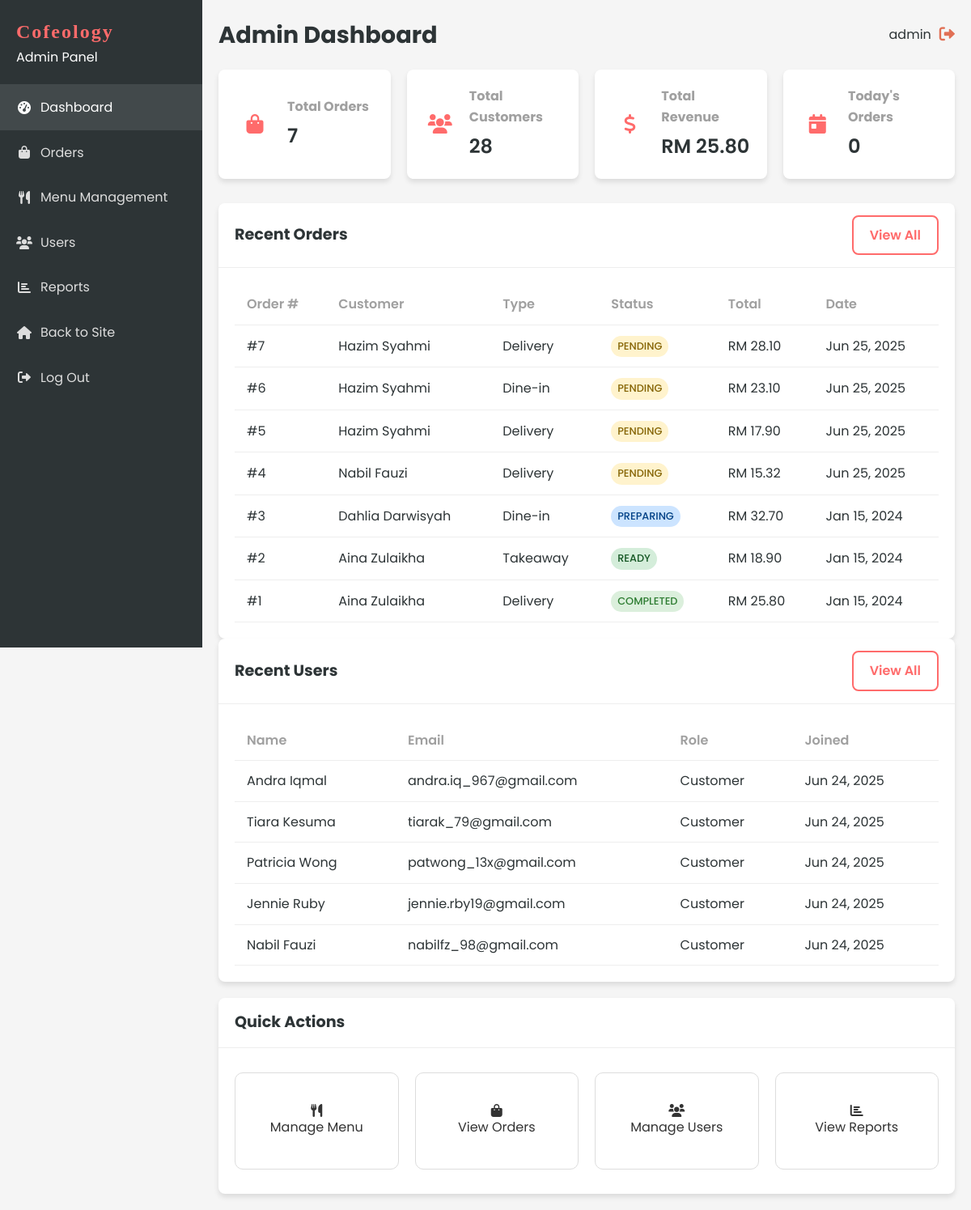
The page /admin/dashboard.php (signed in) on the database as committed earlier.
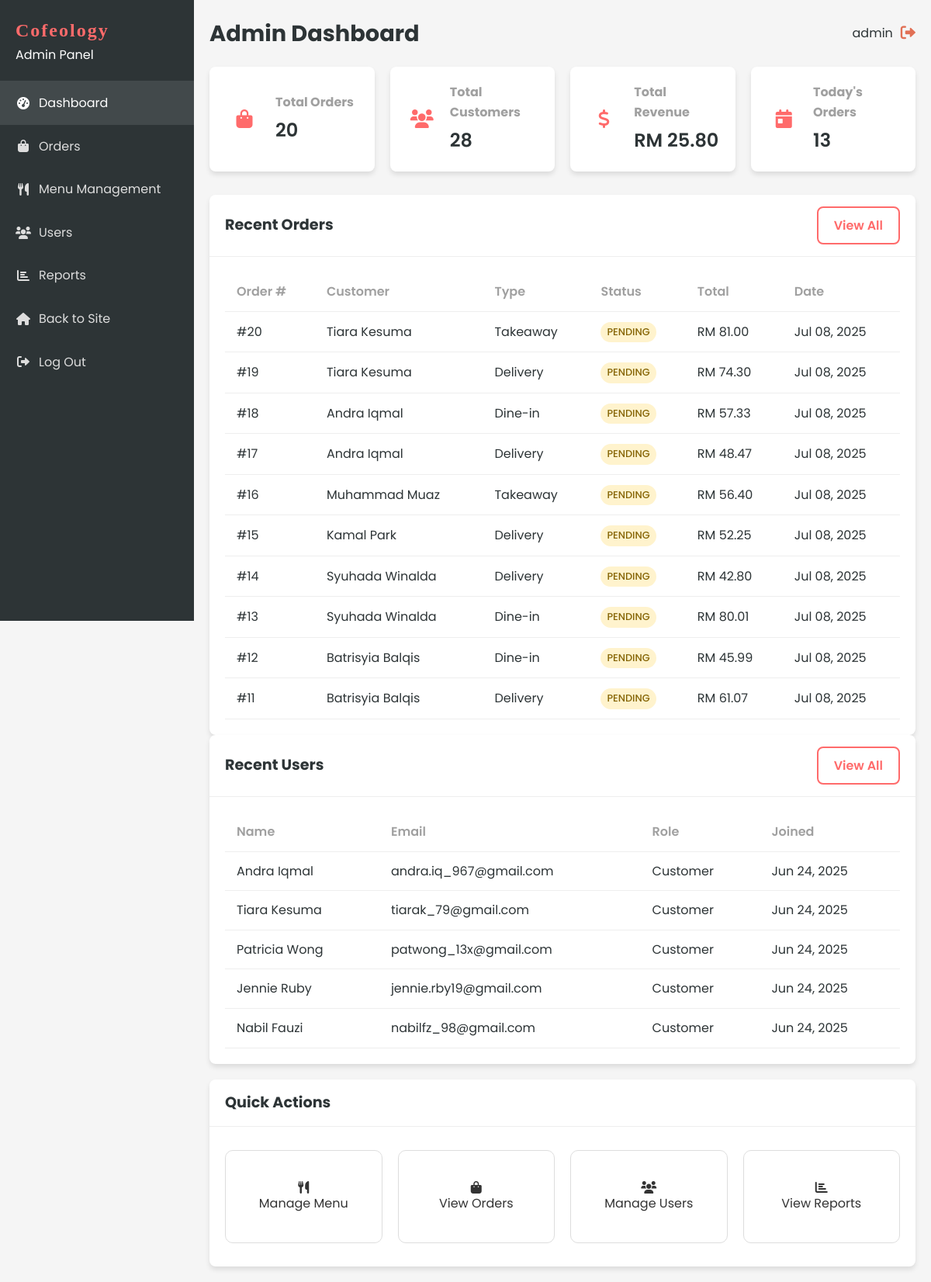
The same page on the database as committed later.
### tables this page shows
CREATE TABLE `order` (
  `ORDER_ID` int(11) NOT NULL,
  `ORDER_NUMBER` varchar(20) NOT NULL,
  `ORDER_TIME` time NOT NULL,
  `ORDER_DATE` date NOT NULL,
  `ORDER_TYPE` enum('delivery','takeaway','dine-in') NOT NULL,
  `ORDER_STATUS` enum('pending','preparing','ready','out_for_delivery','completed','cancelled') DEFAULT 'pending',
  `TOT_AMOUNT` decimal(10,2) NOT NULL,
  `DELIVERY_ADDRESS` text DEFAULT NULL,
  `PAYMENT_METHOD` varchar(50) DEFAULT NULL,
  `PAYMENT_STATUS` enum('pending','completed','failed') DEFAULT 'pending',
  `CUST_ID` int(11) NOT NULL,
  `STAFF_ID` int(11) DEFAULT NULL,
  `special_instructions` text DEFAULT NULL,
  `pickup_time` datetime DEFAULT NULL,
  `created_at` timestamp NOT NULL DEFAULT current_timestamp(),
  `updated_at` timestamp NOT NULL DEFAULT current_timestamp() ON UPDATE current_timestamp()
);

CREATE TABLE `customer` (
  `CUST_ID` int(11) NOT NULL,
  `CUSTOMER_ID` varchar(20) NOT NULL,
  `CUST_NAME` varchar(100) NOT NULL,
  `CUST_NPHONE` varchar(20) NOT NULL,
  `CUST_EMAIL` varchar(100) NOT NULL,
  `CUST_PASSWORD` varchar(255) NOT NULL,
  `MEMBERSHIP` enum('basic','premium','vip') DEFAULT 'basic',
  `created_at` timestamp NOT NULL DEFAULT current_timestamp(),
  `updated_at` timestamp NOT NULL DEFAULT current_timestamp() ON UPDATE current_timestamp()
);

### includes/functions.php (called while the page is built, shortened)
<?php
function formatCurrency($amount) {
    return 'RM ' . number_format($amount, 2);
}
?>

### admin/dashboard.php (the view, shortened to what the changed rows need)
<?php
include '../includes/db_connect.php';
include '../includes/functions.php';
$stats = [];
$result = $conn->query("SELECT COUNT(*) as total FROM `ORDER`");
$stats['total_orders'] = $result ? $result->fetch_assoc()['total'] : 0;
$result = $conn->query("SELECT COUNT(*) as total FROM CUSTOMER");
$stats['total_customers'] = $result ? $result->fetch_assoc()['total'] : 0;
$result = $conn->query("SELECT SUM(TOT_AMOUNT) as total FROM `ORDER` WHERE ORDER_STATUS = 'completed'");
$stats['total_revenue'] = $result ? ($result->fetch_assoc()['total'] ?? 0) : 0;
$today = date('Y-m-d');
$result = $conn->query("SELECT COUNT(*) as total FROM `ORDER` WHERE DATE(ORDER_DATE) = '$today'");
$stats['today_orders'] = $result ? $result->fetch_assoc()['total'] : 0;
$stmt = $conn->prepare("
    SELECT o.ORDER_ID, o.ORDER_NUMBER, o.ORDER_DATE, o.ORDER_TIME, o.ORDER_TYPE, o.ORDER_STATUS, o.TOT_AMOUNT,
           c.CUST_NAME as customer_name, c.CUST_EMAIL as customer_email
    FROM `ORDER` o
    JOIN CUSTOMER c ON o.CUST_ID = c.CUST_ID
    ORDER BY o.ORDER_DATE DESC, o.ORDER_TIME DESC
    LIMIT 10
");
$stmt->execute();
$recentOrders = $stmt->get_result()->fetch_all(MYSQLI_ASSOC);
$stmt = $conn->prepare("
    SELECT CUST_ID, CUST_NAME, CUST_EMAIL, MEMBERSHIP, created_at
    FROM CUSTOMER
    ORDER BY created_at DESC
    LIMIT 5
");
$stmt->execute();
$recentUsers = $stmt->get_result()->fetch_all(MYSQLI_ASSOC);
?>
<!DOCTYPE html>
<html lang="en">
<head>
    <link rel="stylesheet" href="../css/style.css?v=1.1">
    <link rel="stylesheet" href="../css/dashboard.css?v=1.1">
    <link rel="stylesheet" href="https://cdnjs.cloudflare.com/ajax/libs/font-awesome/6.0.0-beta3/css/all.min.css">
</head>
<body>
    <div class="dashboard-container">
        <?php include 'sidebar.php'; ?>
        <div class="dashboard-content">
            <header class="dashboard-header">
                <div class="header-title">
                    <h1>Admin Dashboard</h1>
                </div>
            </header>
            <div class="dashboard-stats">
                <div class="stat-card">
                    <div class="stat-info">
                        <h3>Total Orders</h3>
                        <p><?php echo number_format($stats['total_orders']); ?></p>
                    </div>
                </div>
                <div class="stat-card">
                    <div class="stat-info">
                        <h3>Today's Orders</h3>
                        <p><?php echo number_format($stats['today_orders']); ?></p>
                    </div>
                </div>
            </div>
            <div class="dashboard-main">
                <div class="dashboard-grid">
                    <div class="card">
                        <div class="card-header">
                            <h2>Recent Orders</h2>
                        </div>
                        <div class="card-body">
                            <div class="table-responsive">
                                <table class="table">
                                    <thead>
                                        <tr>
                                            <th>Order #</th>
                                            <th>Customer</th>
                                            <th>Type</th>
                                            <th>Status</th>
                                            <th>Total</th>
                                            <th>Date</th>
                                        </tr>
                                    </thead>
                                    <tbody>
                                        <?php if (empty($recentOrders)): ?>
                                            <tr>
                                                <td colspan="6" class="text-center">No orders found</td>
                                            </tr>
                                        <?php else: ?>
                                            <?php foreach ($recentOrders as $order): ?>
                                                <tr>
                                                    <td>#<?php echo $order['ORDER_ID']; ?></td>
                                                    <td><?php echo htmlspecialchars($order['customer_name']); ?></td>
                                                    <td><?php echo ucfirst($order['ORDER_TYPE']); ?></td>
                                                    <td>
                                                        <span class="status-badge <?php echo $order['ORDER_STATUS']; ?>">
                                                            <?php echo ucfirst($order['ORDER_STATUS']); ?>
                                                        </span>
                                                    </td>
                                                    <td><?php echo formatCurrency($order['TOT_AMOUNT']); ?></td>
                                                    <td><?php echo date('M d, Y', strtotime($order['ORDER_DATE'])); ?></td>
                                                </tr>
                                            <?php endforeach; ?>
                                        <?php endif; ?>
                                    </tbody>
                                </table>
                            </div>
                        </div>
                    </div>
                    <div class="card">
                        <div class="card-header">
                            <h2>Recent Users</h2>
                        </div>
                        <div class="card-body">
                            <div class="table-responsive">
                                <table class="table">
                                    <thead>
                                        <tr>
                                            <th>Name</th>
                                            <th>Email</th>
                                            <th>Role</th>
                                            <th>Joined</th>
                                        </tr>
                                    </thead>
                                    <tbody>
                                        <?php if (empty($recentUsers)): ?>
                                            <tr>
                                                <td colspan="4" class="text-center">No users found</td>
                                            </tr>
                                        <?php else: ?>
                                            <?php foreach ($recentUsers as $user): ?>
                                                <tr>
                                                    <td><?php echo htmlspecialchars($user['CUST_NAME']); ?></td>
                                                    <td><?php echo htmlspecialchars($user['CUST_EMAIL']); ?></td>
                                                    <td>
                                                        <span class="role-badge customer">
                                                            Customer
                                                        </span>
                                                    </td>
                                                    <td><?php echo date('M d, Y', strtotime($user['created_at'])); ?></td>
                                                </tr>
                                            <?php endforeach; ?>
                                        <?php endif; ?>
                                    </tbody>
                                </table>
                            </div>
                        </div>
                    </div>
                </div>
                <div class="card">
                    <div class="card-header">
                        <h2>Quick Actions</h2>
                    </div>
                </div>
            </div>
        </div>
    </div>
</body>
</html>

Rows that differ between the two databases and show on the page:
no longer on this page (row edited): order: ORDER_ID "7", CUST_ID.CUST_NAME "Hazim Syahmi", ORDER_TYPE "Delivery", ORDER_STATUS "PENDING", TOT_AMOUNT "RM 28.10", ORDER_DATE "Jun 25, 2025"
no longer on this page (row edited): order: ORDER_ID "6", CUST_ID.CUST_NAME "Hazim Syahmi", ORDER_TYPE "Dine-in", ORDER_STATUS "PENDING", TOT_AMOUNT "RM 23.10", ORDER_DATE "Jun 25, 2025"
no longer on this page (row unchanged): order: ORDER_ID "5", CUST_ID.CUST_NAME "Hazim Syahmi", ORDER_TYPE "Delivery", ORDER_STATUS "PENDING", TOT_AMOUNT "RM 17.90", ORDER_DATE "Jun 25, 2025"
no longer on this page (row edited): order: ORDER_ID "4", CUST_ID.CUST_NAME "Nabil Fauzi", ORDER_TYPE "Delivery", ORDER_STATUS "PENDING", TOT_AMOUNT "RM 15.32", ORDER_DATE "Jun 25, 2025"
no longer on this page (row unchanged): order: ORDER_ID "3", CUST_ID.CUST_NAME "Dahlia Darwisyah", ORDER_TYPE "Dine-in", ORDER_STATUS "PREPARING", TOT_AMOUNT "RM 32.70", ORDER_DATE "Jan 15, 2024"
no longer on this page (row unchanged): order: ORDER_ID "2", CUST_ID.CUST_NAME "Aina Zulaikha", ORDER_TYPE "Takeaway", ORDER_STATUS "READY", TOT_AMOUNT "RM 18.90", ORDER_DATE "Jan 15, 2024"
no longer on this page (row unchanged): order: ORDER_ID "1", CUST_ID.CUST_NAME "Aina Zulaikha", ORDER_TYPE "Delivery", ORDER_STATUS "COMPLETED", TOT_AMOUNT "RM 25.80", ORDER_DATE "Jan 15, 2024"
added order: ORDER_ID "20", CUST_ID.CUST_NAME "Tiara Kesuma", ORDER_TYPE "Takeaway", ORDER_STATUS "PENDING", TOT_AMOUNT "RM 81.00", ORDER_DATE "Jul 08, 2025"
added order: ORDER_ID "19", CUST_ID.CUST_NAME "Tiara Kesuma", ORDER_TYPE "Delivery", ORDER_STATUS "PENDING", TOT_AMOUNT "RM 74.30", ORDER_DATE "Jul 08, 2025"
added order: ORDER_ID "18", CUST_ID.CUST_NAME "Andra Iqmal", ORDER_TYPE "Dine-in", ORDER_STATUS "PENDING", TOT_AMOUNT "RM 57.33", ORDER_DATE "Jul 08, 2025"
added order: ORDER_ID "17", CUST_ID.CUST_NAME "Andra Iqmal", ORDER_TYPE "Delivery", ORDER_STATUS "PENDING", TOT_AMOUNT "RM 48.47", ORDER_DATE "Jul 08, 2025"
added order: ORDER_ID "16", CUST_ID.CUST_NAME "Muhammad Muaz", ORDER_TYPE "Takeaway", ORDER_STATUS "PENDING", TOT_AMOUNT "RM 56.40", ORDER_DATE "Jul 08, 2025"
added order: ORDER_ID "15", CUST_ID.CUST_NAME "Kamal Park", ORDER_TYPE "Delivery", ORDER_STATUS "PENDING", TOT_AMOUNT "RM 52.25", ORDER_DATE "Jul 08, 2025"
added order: ORDER_ID "14", CUST_ID.CUST_NAME "Syuhada Winalda", ORDER_TYPE "Delivery", ORDER_STATUS "PENDING", TOT_AMOUNT "RM 42.80", ORDER_DATE "Jul 08, 2025"
added order: ORDER_ID "13", CUST_ID.CUST_NAME "Syuhada Winalda", ORDER_TYPE "Dine-in", ORDER_STATUS "PENDING", TOT_AMOUNT "RM 80.01", ORDER_DATE "Jul 08, 2025"
added order: ORDER_ID "12", CUST_ID.CUST_NAME "Batrisyia Balqis", ORDER_TYPE "Dine-in", ORDER_STATUS "PENDING", TOT_AMOUNT "RM 45.99", ORDER_DATE "Jul 08, 2025"
added order: ORDER_ID "11", CUST_ID.CUST_NAME "Batrisyia Balqis", ORDER_TYPE "Delivery", ORDER_STATUS "PENDING", TOT_AMOUNT "RM 61.07", ORDER_DATE "Jul 08, 2025"
Other text that changed with them:
$stats['total_orders']: "7" → "20"
$stats['today_orders']: "0" → "13"
